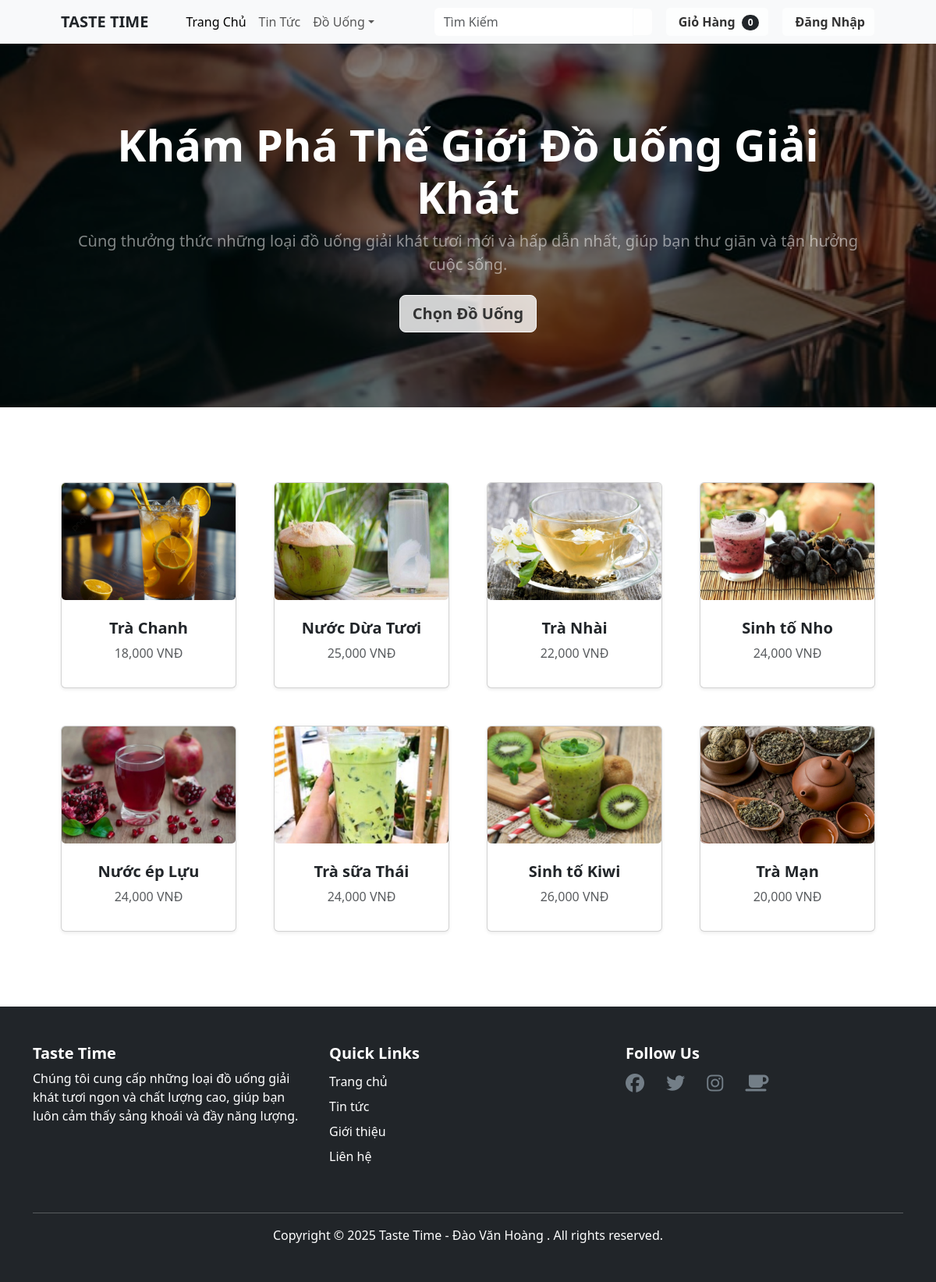
The page / on the database its author committed.
### tables this page shows
CREATE TABLE `beverages` (
  `beverage_id` int(11) NOT NULL,
  `beverage_name` varchar(100) NOT NULL,
  `price` decimal(10,2) NOT NULL,
  `description` varchar(255) NOT NULL,
  `image` varchar(255) NOT NULL,
  `category_id` int(11) NOT NULL
);

### models/database.php (called while the page is built, shortened)
<?php
class Database
{
    public static $connection;
    public function __construct()
    {
        if (!self::$connection) {
            self::$connection = new mysqli(DB_HOST, DB_USER, DB_PASSWORD, DB_NAME, PORT);
            self::$connection->set_charset(DB_CHARSET);
        }
        return self::$connection;
    }
}

### models/beveragesRepository.php (called while the page is built, shortened)
<?php
require_once 'database.php';
require_once 'beverages.php';
class BeveragesRepository extends Database
{
    function getBeveragesRandom($limit)
    {
        $sql = "SELECT * FROM `beverages` ORDER BY RAND() LIMIT ?";
        $stmt = self::$connection->prepare($sql);
        $stmt->bind_param("i", $limit);
        $stmt->execute();
        $items = $stmt->get_result()->fetch_all(MYSQLI_ASSOC);
        $list = array();
        foreach ($items as $item) {
            $list[] = new Beverages($item['beverage_id'], $item['beverage_name'], $item['price'], $item['description'], $item['image'], $item['category_id']);
        }
        return $list;
    }
}

### models/beverages.php (called while the page is built, shortened)
<?php
class Beverages
{
    private $beverage_id, $beverage_name, $price, $description, $image, $category_id;
    public function __construct($beverage_id, $beverage_name, $price, $description, $image, $category_id)
    {
        $this->beverage_id = $beverage_id;
        $this->beverage_name = $beverage_name;
        $this->price = $price;
        $this->image = $image;
    }
    public function getBeverageId()
    {
        return $this->beverage_id;
    }
    public function getBeverageName()
    {
        return $this->beverage_name;
    }
    public function getPrice()
    {
        return $this->price;
    }
    public function getImage()
    {
        return $this->image;
    }
}

### index.php (the view, shortened to what this page needs)
<?php
require_once './models/beveragesRepository.php';
$beveragesRepository = new BeveragesRepository();
?>
<?php require_once 'header.php'; ?>
<header class="bg-dark py-5" style="background-image: url('./assets/img/banner.jpg'); object-fit: cover; background-size: cover; background-position: center;">
    <div class="overlay"></div>
    <div class="container px-4 px-lg-5 my-5">
        <div class="text-center text-white">
            <h1 class="display-4 fw-bolder">Khám Phá Thế Giới Đồ uống Giải Khát</h1>
            <p class="lead fw-normal text-white-50 mb-0">Cùng thưởng thức những loại đồ uống giải khát tươi mới và hấp dẫn nhất, giúp bạn thư giãn và tận hưởng cuộc sống.</p>
            <a href="result.php" class="btn btn-light btn-lg mt-4">Chọn Đồ Uống</a>
        </div>
    </div>
</header>
<section class="py-5">
    <div class="container px-4 px-lg-5 mt-5">
        <div class="row gx-4 gx-lg-5 row-cols-2 row-cols-md-3 row-cols-xl-4 justify-content-center">
            <?php
            $limit = 8;
            $getBeveragesRandom = $beveragesRepository->getBeveragesRandom($limit);
            foreach ($getBeveragesRandom as $beverages) {
            ?>
                <div class="col mb-5">
                    <div class="card h-100 shadow-sm">
                        <a href="detail.php?beverage_id=<?= $beverages->getBeverageId(); ?>">
                            <img class="card-img-top" src="./assets/img/<?= $beverages->getImage(); ?>" alt="Beverage Image" />
                        </a>
                        <div class="card-body p-4 text-center">
                            <h5 class="fw-bolder">
                                <a href="detail.php?beverage_id=<?= $beverages->getBeverageId(); ?>" class="text-dark text-decoration-none"><?= $beverages->getBeverageName(); ?></a>
                            </h5>
                            <p class="text-muted mb-2"><?= number_format($beverages->getPrice()) . " VNĐ"; ?></p>
                        </div>
                    </div>
                </div>
            <?php } ?>
        </div>
    </div>
</section>
<?php require_once 'footer.php'; ?>

### header.php (shortened to what this page needs)
<!DOCTYPE html>
<html lang="en">
<head>
    <link rel="stylesheet" href="./assets/css/bootstrap.min.css">
    <link href="https://cdn.jsdelivr.net/npm/bootstrap@5.3.3/dist/css/bootstrap.min.css" rel="stylesheet">
    <link rel="stylesheet" href="./assets/css/main.css">
</head>
<body>
    <nav class="navbar navbar-expand-lg navbar-light bg-light shadow-sm">
        <div class="container px-4 px-lg-5">
            <a class="navbar-brand fw-bold text-dark text-uppercase" href="index.php">Taste Time</a>
            <div class="collapse navbar-collapse" id="navbarSupportedContent">
                <ul class="navbar-nav me-auto mb-2 mb-lg-0 ms-lg-4">
                    <li class="nav-item">
                        <a class="nav-link active " aria-current="page" href="index.php">Trang Chủ</a>
                    </li>
                    <li class="nav-item">
                        <a class="nav-link " href="#!">Tin Tức</a>
                    </li>
                    <li class="nav-item dropdown">
                        <a class="nav-link dropdown-toggle " id="navbarDropdown" href="#" role="button" data-bs-toggle="dropdown" aria-expanded="false">Đồ Uống</a>
                    </li>
                </ul>
                <form class="d-flex ms-auto me-3" action="result.php" method="get" style="max-width: 400px;">
                    <div class="input-group">
                        <input class="form-control border-0" type="search" placeholder="Tìm Kiếm" aria-label="Search" name="key">
                        <button class="btn btn-light" type="submit">
                        </button>
                    </div>
                </form>
                <form class="d-flex ">
                    <a href="cart.php" class="btn btn-light position-relative">
                        Giỏ Hàng
                        <span class="badge bg-dark text-white ms-1 rounded-pill">
                            <?= isset($_SESSION['cart']) ? array_sum($_SESSION['cart']) : 0; ?>
                        </span>
                    </a>
                </form>
                <form class="d-flex align-items-center ms-3">
                    <div class="dropdown">
                        <?php if (isset($_SESSION['email']) && isset($_SESSION['username']) && $_SESSION['role_id'] == '100') { ?>
                            <button class="btn btn-warning dropdown-toggle" type="button" id="dropdownMenuButton" data-bs-toggle="dropdown" aria-expanded="false">
                                <i class="bi-person-fill me-1"></i> <?= $_SESSION['username']; ?>
                            </button>
                            <ul class="dropdown-menu" aria-labelledby="dropdownMenuButton">
                                <li><a class="dropdown-item text-dark " href="./admin/beverages/read.php">Admin</a></li>
                                <li><a class="dropdown-item text-danger" href="logout.php">Đăng Xuất</a></li>
                            </ul>
                        <?php } else { ?>
                            <a href="login-form.php" class="btn btn-light position-relative "> <i class="bi-person-fill me-1"></i>Đăng Nhập</a>
                        <?php } ?>
                    </div>
                </form>
            </div>
        </div>
    </nav>

### footer.php (shortened to what this page needs)
<footer class="py-5 bg-dark text-white">
    <div class="container">
        <div class="row">
            <div class="col-md-4 mb-4">
                <h5 class="fw-bold">Taste Time</h5>
                <p>Chúng tôi cung cấp những loại đồ uống giải khát tươi ngon và chất lượng cao, giúp bạn luôn cảm thấy sảng khoái và đầy năng lượng.</p>
            </div>
            <div class="col-md-4 mb-4">
                <h5 class="fw-bold">Quick Links</h5>
                <ul class="list-unstyled">
                    <li><a href="#" class="text-white text-decoration-none d-block py-1">Trang chủ</a></li>
                    <li><a href="#" class="text-white text-decoration-none d-block py-1">Tin tức</a></li>
                    <li><a href="#" class="text-white text-decoration-none d-block py-1">Giới thiệu</a></li>
                    <li><a href="#" class="text-white text-decoration-none d-block py-1">Liên hệ</a></li>
                </ul>
            </div>
            <div class="col-md-4 mb-4">
                <h5 class="fw-bold">Follow Us</h5>
                <ul class="list-inline">
                    <li class="list-inline-item">
                        <a href="#" class="text-white fs-4 me-3" aria-label="Facebook"><i class="fab fa-facebook" style="color: #737e87;"></i></a>
                    </li>
                    <li class="list-inline-item">
                        <a href="#" class="text-white fs-4 me-3" aria-label="Twitter"><i class="fab fa-twitter" style="color: #737e87;"></i></a>
                    </li>
                    <li class=" list-inline-item">
                        <a href="#" class="text-white fs-4 me-3" aria-label="Instagram"><i class="fab fa-instagram" style="color: #737e87;"></i> </a>
                    </li>
                    <li class=" list-inline-item">
                        <a href="#" class="text-white fs-4 me-3" aria-label="Instagram"><i class="fas fa-coffee" style="color: #737e87"></i> </a>
                    </li>
                </ul>
            </div>
        </div>
        <hr class=" border-light">
        <p class="text-center m-0">Copyright &copy; 2025 Taste Time - Đào Văn Hoàng . All rights reserved.</p>
    </div>
</footer>
<link rel="stylesheet" href="https://cdnjs.cloudflare.com/ajax/libs/font-awesome/6.7.2/css/all.min.css" />
</body>
</html>

### assets/css/main.css (style rules this page uses)
header { position: relative; color: white; }
header .overlay { position: absolute; top: 0; left: 0; right: 0; bottom: 0; background: rgba(0, 0, 0, 0.5); z-index: 1; }
header .container { position: relative; z-index: 2; }
.btn-light { background-color: rgba(255, 255, 255, 0.8); color: #333; font-weight: bold; }
.card-img-top { width: 100%; height: 200px; object-fit: cover; }
.card img { width: 100%; height: 150px; object-fit: cover; border-radius: 5px; }

### rows shown on the page
beverages: image (picture), beverage_name "Trà Chanh", price "18,000"
beverages: image (picture), beverage_name "Nước Dừa Tươi", price "25,000"
beverages: image (picture), beverage_name "Trà Nhài", price "22,000"
beverages: image (picture), beverage_name "Sinh tố Nho", price "24,000"
beverages: image (picture), beverage_name "Nước ép Lựu", price "24,000"
beverages: image (picture), beverage_name "Trà sữa Thái", price "24,000"
beverages: image (picture), beverage_name "Sinh tố Kiwi", price "26,000"
beverages: image (picture), beverage_name "Trà Mạn", price "20,000"
